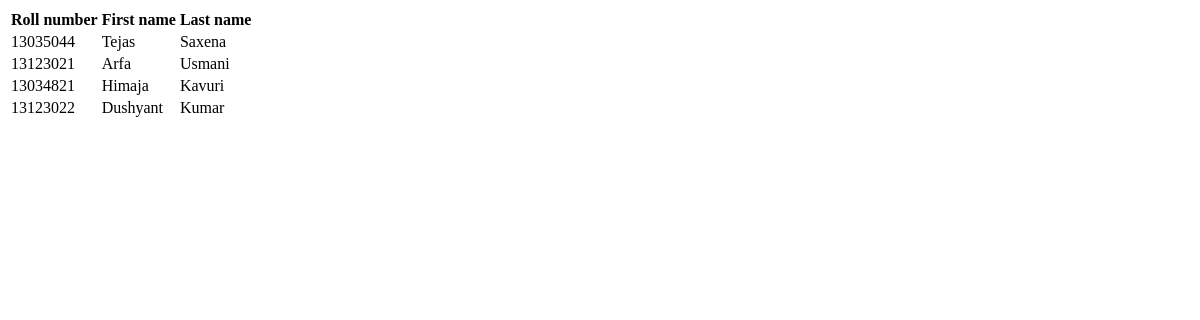
The page /list/ on the database as committed earlier.
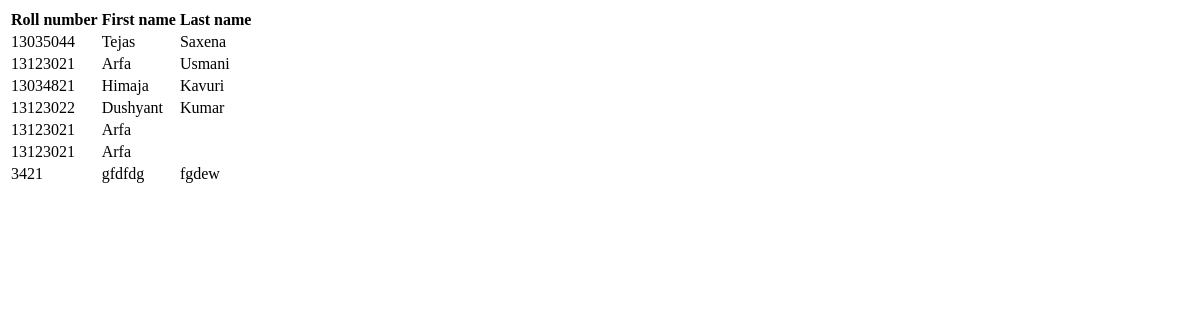
The same page on the database as committed later.
### newsletter/models.py (models this page shows, shortened)
class SignUp(models.Model):
	first_name = models.CharField(max_length=50)
	middle_name = models.CharField(max_length=50, blank=True, null=True)
	last_name = models.CharField(max_length=50, blank=True, null=True)
	roll_no = models.CharField(max_length=50)
	timestamp = models.DateTimeField(auto_now_add=True, auto_now=False)
	updated = models.DateTimeField(auto_now_add=False, auto_now=True)

### newsletter/views.py (the view)
# urls.py: url(r'^list/$', 'newsletter.views.list', name='list'),
def list(request):
	sign_ups = SignUp.objects.all()
	context = {"users":sign_ups}
	return render(request, "list.html", context)

### templates/list.html (shortened to what this page needs)
<html>
<head>
</head>
<body>
<table>
    <tr>
        <th>Roll number</th>
        <th>First name</th>
        <th>Last name</th>
    </tr>
    {% for item in users %}
    <tr>
        <td>{{ item.roll_no }}</td>
        <td>{{ item.first_name }}</td>
        <td>{{ item.last_name }}</td>
        {% endfor %}
    </tr>
</table>
</body>
</html>

Rows that differ between the two databases and show on the page:
added SignUp: roll_no "13123021", first_name "Arfa"
added SignUp: roll_no "13123021", first_name "Arfa"
added SignUp: roll_no "3421", first_name "gfdfdg", last_name "fgdew"
